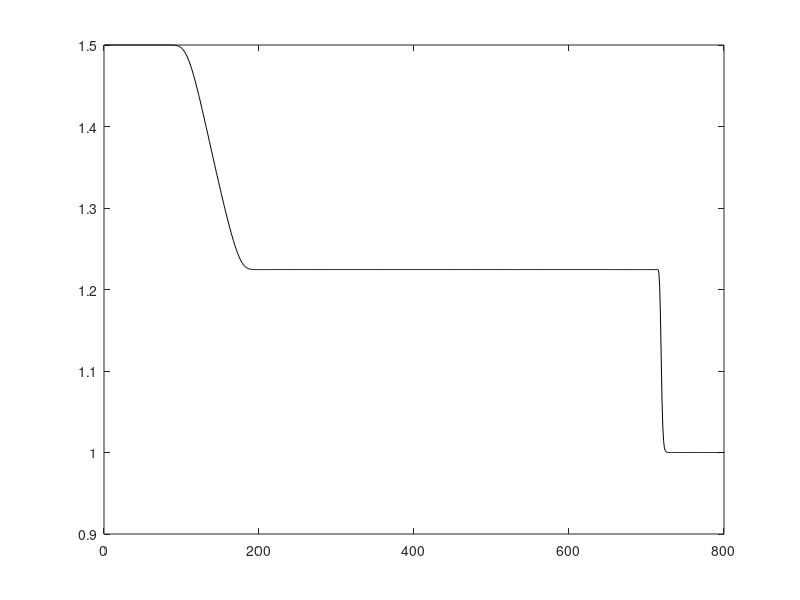

This chart was generated by the following MATLAB code:
%%%%%%%%%%%%%%%%%%%%%%%%%%%%%%%%%%%%%%%%%%%%%%%%%%%%%%%%%%%%%%%%%%%%%%%%%%%
%   MATLAB code to simulate 1D NSE in a shock tube
%   Assumed : 
%   Delta x (lattice distance) = Delta t (lattice time step) = 1 
%   c = 1, c_s (speed of sound) = 1/sqrt(3)
%   Periodic boundary conditions are applied at the corner grid points
%   Author : Sthavishtha Bhopalam Rajakumar
%   Updated date : 30-09-2017
%%%%%%%%%%%%%%%%%%%%%%%%%%%%%%%%%%%%%%%%%%%%%%%%%%%%%%%%%%%%%%%%%%%%%%%%%%%

clc;clear

%defined parameters in the question
nu = 0.06; %Diffusion coefficient
% u_max = 0; %macroscopic fluid velocity
n = 800; %number of grids
t_max = 500 ; %maximum time/iteration to be reached
c_s = 1./sqrt(3); %speed of sound
% ma= u_max./c_s; %mach number
tau = nu./(c_s*c_s); %relaxation time
beta = 1./(2*tau+1); %factor considering the effect of relaxation time
c = [0 1 -1]; %direction velocities

%initializing initial populations
rho = zeros(n,1); %particle densities
u = zeros(n,1); %particle velocities
for i=1:n %initial densities
    if i <= n/2
        rho(i) = 1.5;
    else
        rho(i) = 1.0;
    end
end
feq = zeros(3,n); %equilibrium populations
feq(1,:) = 2*rho(:)/3; %defining equilibrium populations
feq(2,:) = rho(:)./6;
feq(3,:) = rho(:)./6;
f = feq; %initial population is in equilbrium

for t = 1:t_max   %t = time/iteration
    
    if t~=1
        rho(:) = f(1,:) + f(2,:) + f(3,:); %density kinetic equation
        u(:) = (f(1,:)*c(1) + f(2,:)*c(2) + f(3,:)*c(3))./(rho(:))'; %momentum kinetic equation
        ma = u./(c_s); %local mach number
        feq(1,:) = 2*rho(:).*(1 - (u.^2/(2*c_s*c_s)))./3; %defining equilibrium populations - rewritten
        feq(2,:) = rho(:).*((1 + (u(:))./(c_s*c_s) + u.^2/(c_s*c_s)))./6;
        feq(3,:) = rho(:).*((1 - (u(:))./(c_s*c_s) + u.^2/(c_s*c_s)))./6;
%         feq(1,:) = 2*rho(:).*(2 - sqrt(1 + ma.^2))./3; %defining equilibrium populations
%         feq(2,:) = rho(:).*((-1./2 + u.*c(2)/(c_s*c_s) + sqrt(1 + ma.^2)))./3;
%         feq(3,:) = rho(:).*((-1./2 - u.*c(2)/(c_s*c_s) + sqrt(1 + ma.^2)))./3;
        f(1,:) = f(1,:) - 2*beta*(f(1,:) - feq(1,:)); %performing collision 
        f(2,:) = f(2,:) - 2*beta*(f(2,:) - feq(2,:));
        f(3,:) = f(3,:) - 2*beta*(f(3,:) - feq(3,:));
    end
    
    %advection across direction of c
    for i=n:-1:2
        f(2,i) = f(2,i-1);
    end
    
    for i=1:n-1
        f(3,i) = f(3,i+1);
    end
    
    %bounce-back
    f(2,1) = f(3,1);
    f(3,n) = f(2,n);
    
end
% for i=1:n
%     re = u.*i/nu;
% end
x = 1:n;
plot(x,rho(x),'k-');


